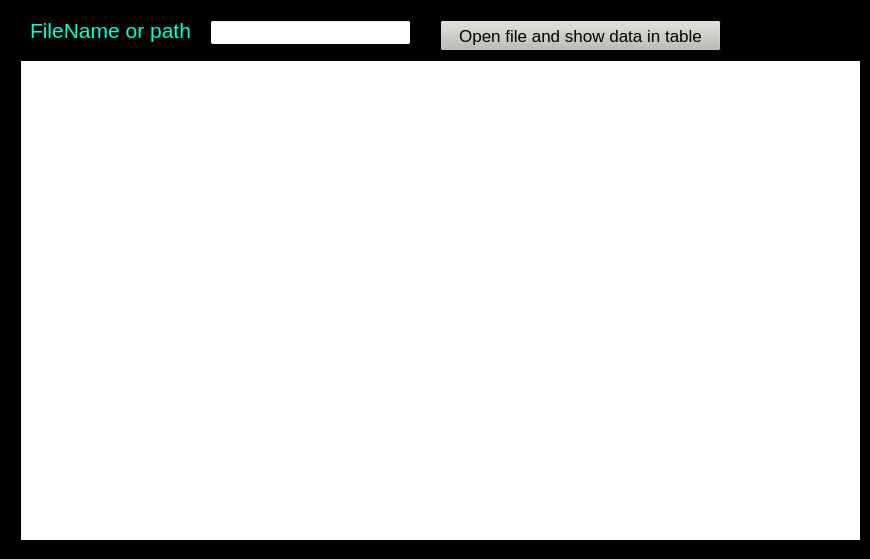
<?xml version="1.0" encoding="UTF-8"?>
<ui version="4.0">
 <class>Widget</class>
 <widget class="QWidget" name="Widget">
  <property name="geometry">
   <rect>
    <x>0</x>
    <y>0</y>
    <width>870</width>
    <height>559</height>
   </rect>
  </property>
  <property name="palette">
   <palette>
    <active>
     <colorrole role="Base">
      <brush brushstyle="SolidPattern">
       <color alpha="255">
        <red>255</red>
        <green>255</green>
        <blue>255</blue>
       </color>
      </brush>
     </colorrole>
     <colorrole role="Window">
      <brush brushstyle="SolidPattern">
       <color alpha="255">
        <red>0</red>
        <green>0</green>
        <blue>0</blue>
       </color>
      </brush>
     </colorrole>
    </active>
    <inactive>
     <colorrole role="Base">
      <brush brushstyle="SolidPattern">
       <color alpha="255">
        <red>255</red>
        <green>255</green>
        <blue>255</blue>
       </color>
      </brush>
     </colorrole>
     <colorrole role="Window">
      <brush brushstyle="SolidPattern">
       <color alpha="255">
        <red>0</red>
        <green>0</green>
        <blue>0</blue>
       </color>
      </brush>
     </colorrole>
    </inactive>
    <disabled>
     <colorrole role="Base">
      <brush brushstyle="SolidPattern">
       <color alpha="255">
        <red>0</red>
        <green>0</green>
        <blue>0</blue>
       </color>
      </brush>
     </colorrole>
     <colorrole role="Window">
      <brush brushstyle="SolidPattern">
       <color alpha="255">
        <red>0</red>
        <green>0</green>
        <blue>0</blue>
       </color>
      </brush>
     </colorrole>
    </disabled>
   </palette>
  </property>
  <property name="windowTitle">
   <string>Configure file</string>
  </property>
  <widget class="QPushButton" name="pushButton">
   <property name="geometry">
    <rect>
     <x>440</x>
     <y>20</y>
     <width>281</width>
     <height>31</height>
    </rect>
   </property>
   <property name="palette">
    <palette>
     <active>
      <colorrole role="Button">
       <brush brushstyle="SolidPattern">
        <color alpha="255">
         <red>186</red>
         <green>189</green>
         <blue>182</blue>
        </color>
       </brush>
      </colorrole>
     </active>
     <inactive>
      <colorrole role="Button">
       <brush brushstyle="SolidPattern">
        <color alpha="255">
         <red>186</red>
         <green>189</green>
         <blue>182</blue>
        </color>
       </brush>
      </colorrole>
     </inactive>
     <disabled>
      <colorrole role="Button">
       <brush brushstyle="SolidPattern">
        <color alpha="255">
         <red>186</red>
         <green>189</green>
         <blue>182</blue>
        </color>
       </brush>
      </colorrole>
     </disabled>
    </palette>
   </property>
   <property name="font">
    <font>
     <pointsize>13</pointsize>
    </font>
   </property>
   <property name="text">
    <string>Open file and show data in table</string>
   </property>
  </widget>
  <widget class="QLabel" name="labelFileName">
   <property name="geometry">
    <rect>
     <x>30</x>
     <y>10</y>
     <width>181</width>
     <height>41</height>
    </rect>
   </property>
   <property name="palette">
    <palette>
     <active>
      <colorrole role="WindowText">
       <brush brushstyle="SolidPattern">
        <color alpha="255">
         <red>0</red>
         <green>255</green>
         <blue>212</blue>
        </color>
       </brush>
      </colorrole>
     </active>
     <inactive>
      <colorrole role="WindowText">
       <brush brushstyle="SolidPattern">
        <color alpha="255">
         <red>0</red>
         <green>255</green>
         <blue>212</blue>
        </color>
       </brush>
      </colorrole>
     </inactive>
     <disabled>
      <colorrole role="WindowText">
       <brush brushstyle="SolidPattern">
        <color alpha="255">
         <red>190</red>
         <green>190</green>
         <blue>190</blue>
        </color>
       </brush>
      </colorrole>
     </disabled>
    </palette>
   </property>
   <property name="font">
    <font>
     <pointsize>16</pointsize>
    </font>
   </property>
   <property name="text">
    <string>FileName or path</string>
   </property>
  </widget>
  <widget class="QTableView" name="tableView">
   <property name="geometry">
    <rect>
     <x>20</x>
     <y>60</y>
     <width>841</width>
     <height>481</height>
    </rect>
   </property>
  </widget>
  <widget class="QLineEdit" name="editFileName">
   <property name="geometry">
    <rect>
     <x>210</x>
     <y>20</y>
     <width>201</width>
     <height>25</height>
    </rect>
   </property>
  </widget>
 </widget>
 <layoutdefault spacing="6" margin="11"/>
 <resources/>
 <connections/>
</ui>
